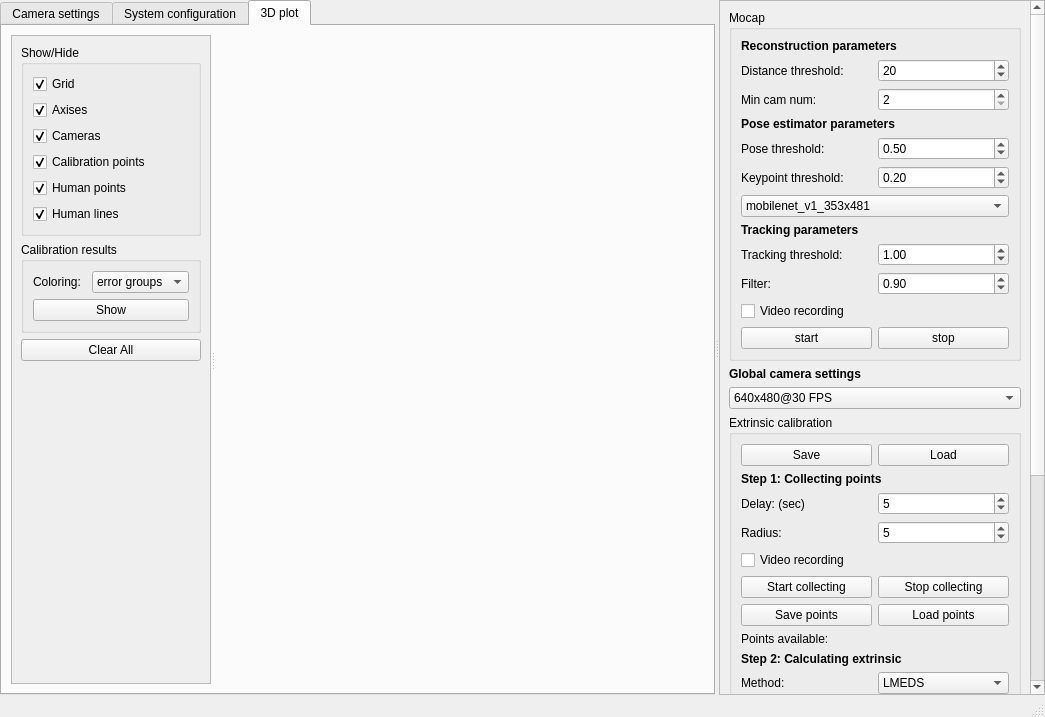
<?xml version="1.0" encoding="UTF-8"?>
<ui version="4.0">
 <class>MainWindow</class>
 <widget class="QMainWindow" name="MainWindow">
  <property name="geometry">
   <rect>
    <x>0</x>
    <y>0</y>
    <width>1045</width>
    <height>717</height>
   </rect>
  </property>
  <property name="windowTitle">
   <string>MainWindow</string>
  </property>
  <property name="documentMode">
   <bool>false</bool>
  </property>
  <property name="dockOptions">
   <set>QMainWindow::AllowNestedDocks|QMainWindow::AllowTabbedDocks|QMainWindow::AnimatedDocks</set>
  </property>
  <widget class="QWidget" name="centralwidget">
   <layout class="QGridLayout" name="gridLayout">
    <property name="leftMargin">
     <number>0</number>
    </property>
    <property name="topMargin">
     <number>0</number>
    </property>
    <property name="rightMargin">
     <number>0</number>
    </property>
    <property name="bottomMargin">
     <number>0</number>
    </property>
    <property name="spacing">
     <number>6</number>
    </property>
    <item row="0" column="0">
     <widget class="QSplitter" name="splitter_2">
      <property name="orientation">
       <enum>Qt::Horizontal</enum>
      </property>
      <widget class="QTabWidget" name="tab_widget">
       <property name="tabPosition">
        <enum>QTabWidget::North</enum>
       </property>
       <property name="tabShape">
        <enum>QTabWidget::Rounded</enum>
       </property>
       <property name="currentIndex">
        <number>2</number>
       </property>
       <property name="elideMode">
        <enum>Qt::ElideNone</enum>
       </property>
       <property name="documentMode">
        <bool>false</bool>
       </property>
       <property name="tabsClosable">
        <bool>false</bool>
       </property>
       <property name="movable">
        <bool>true</bool>
       </property>
       <property name="tabBarAutoHide">
        <bool>false</bool>
       </property>
       <widget class="QWidget" name="tab_cam">
        <attribute name="title">
         <string>Camera settings</string>
        </attribute>
        <layout class="QGridLayout" name="gridLayout_2">
         <item row="0" column="0">
          <widget class="QSplitter" name="splitter">
           <property name="orientation">
            <enum>Qt::Horizontal</enum>
           </property>
           <widget class="QScrollArea" name="scrollArea_2">
            <property name="minimumSize">
             <size>
              <width>0</width>
              <height>0</height>
             </size>
            </property>
            <property name="maximumSize">
             <size>
              <width>300</width>
              <height>16777215</height>
             </size>
            </property>
            <property name="widgetResizable">
             <bool>true</bool>
            </property>
            <widget class="QWidget" name="scrollAreaWidgetContents_5">
             <property name="geometry">
              <rect>
               <x>0</x>
               <y>0</y>
               <width>285</width>
               <height>705</height>
              </rect>
             </property>
             <layout class="QGridLayout" name="gridLayout_9">
              <item row="3" column="0">
               <widget class="QGroupBox" name="groupBox_2">
                <property name="title">
                 <string>Intrinsic calibration</string>
                </property>
                <layout class="QGridLayout" name="gridLayout_4">
                 <item row="3" column="0">
                  <widget class="QLabel" name="label_5">
                   <property name="text">
                    <string>Grid width:</string>
                   </property>
                  </widget>
                 </item>
                 <item row="3" column="1">
                  <widget class="QSpinBox" name="sb_grid_width">
                   <property name="minimum">
                    <number>3</number>
                   </property>
                   <property name="maximum">
                    <number>20</number>
                   </property>
                   <property name="value">
                    <number>6</number>
                   </property>
                  </widget>
                 </item>
                 <item row="5" column="0" colspan="2">
                  <widget class="QPushButton" name="pb_calib_intrinsic">
                   <property name="text">
                    <string>Calibrate intrinsic parameters</string>
                   </property>
                  </widget>
                 </item>
                 <item row="1" column="1">
                  <widget class="QSpinBox" name="sb_delay_intrinsic">
                   <property name="value">
                    <number>5</number>
                   </property>
                  </widget>
                 </item>
                 <item row="2" column="0">
                  <widget class="QLabel" name="label_4">
                   <property name="text">
                    <string>Number of pics:</string>
                   </property>
                  </widget>
                 </item>
                 <item row="2" column="1">
                  <widget class="QSpinBox" name="sb_num_of_pics">
                   <property name="minimum">
                    <number>10</number>
                   </property>
                   <property name="value">
                    <number>30</number>
                   </property>
                  </widget>
                 </item>
                 <item row="1" column="0">
                  <widget class="QLabel" name="label_3">
                   <property name="text">
                    <string>Delay: (sec)</string>
                   </property>
                  </widget>
                 </item>
                 <item row="4" column="0">
                  <widget class="QLabel" name="label_6">
                   <property name="text">
                    <string>Grid height:</string>
                   </property>
                  </widget>
                 </item>
                 <item row="4" column="1">
                  <widget class="QSpinBox" name="sb_grid_height">
                   <property name="minimum">
                    <number>3</number>
                   </property>
                   <property name="maximum">
                    <number>20</number>
                   </property>
                   <property name="value">
                    <number>9</number>
                   </property>
                  </widget>
                 </item>
                 <item row="0" column="0" colspan="2">
                  <layout class="QHBoxLayout" name="horizontalLayout">
                   <item>
                    <widget class="QPushButton" name="pb_save_intrinsic">
                     <property name="text">
                      <string>Save</string>
                     </property>
                    </widget>
                   </item>
                   <item>
                    <widget class="QPushButton" name="pb_load_intrinsic">
                     <property name="text">
                      <string>Load</string>
                     </property>
                    </widget>
                   </item>
                  </layout>
                 </item>
                </layout>
               </widget>
              </item>
              <item row="1" column="0">
               <widget class="QComboBox" name="combo_box_camera"/>
              </item>
              <item row="4" column="0">
               <widget class="QGroupBox" name="groupBox_3">
                <property name="title">
                 <string>Camera parameters</string>
                </property>
                <layout class="QVBoxLayout" name="verticalLayout">
                 <item>
                  <widget class="QLabel" name="label_23">
                   <property name="text">
                    <string>&lt;html&gt;&lt;head/&gt;&lt;body&gt;&lt;p&gt;&lt;span style=&quot; font-weight:600;&quot;&gt;Intrinsic parameters&lt;/span&gt;&lt;/p&gt;&lt;/body&gt;&lt;/html&gt;</string>
                   </property>
                  </widget>
                 </item>
                 <item>
                  <widget class="QLabel" name="label_7">
                   <property name="text">
                    <string>Camera matrix:</string>
                   </property>
                  </widget>
                 </item>
                 <item>
                  <widget class="QLabel" name="label_camera_matrix">
                   <property name="lineWidth">
                    <number>1</number>
                   </property>
                   <property name="text">
                    <string>- - -</string>
                   </property>
                   <property name="textFormat">
                    <enum>Qt::RichText</enum>
                   </property>
                  </widget>
                 </item>
                 <item>
                  <widget class="QLabel" name="label_9">
                   <property name="text">
                    <string>Distorition:</string>
                   </property>
                  </widget>
                 </item>
                 <item>
                  <widget class="QLabel" name="label_dist_coeffs">
                   <property name="text">
                    <string>- - -</string>
                   </property>
                  </widget>
                 </item>
                 <item>
                  <layout class="QHBoxLayout" name="horizontalLayout_3">
                   <item>
                    <widget class="QLabel" name="label_11">
                     <property name="text">
                      <string>Error intrinsic:</string>
                     </property>
                    </widget>
                   </item>
                   <item>
                    <widget class="QLabel" name="label_error_intrinsic">
                     <property name="text">
                      <string>-</string>
                     </property>
                    </widget>
                   </item>
                  </layout>
                 </item>
                 <item>
                  <widget class="QLabel" name="label_8">
                   <property name="text">
                    <string>New camera matrix:</string>
                   </property>
                  </widget>
                 </item>
                 <item>
                  <widget class="QLabel" name="label_new_matrix">
                   <property name="text">
                    <string>- - -</string>
                   </property>
                  </widget>
                 </item>
                 <item>
                  <widget class="QLabel" name="label_25">
                   <property name="text">
                    <string>&lt;html&gt;&lt;head/&gt;&lt;body&gt;&lt;p&gt;&lt;span style=&quot; font-weight:600;&quot;&gt;Extrinsic parameters&lt;/span&gt;&lt;/p&gt;&lt;/body&gt;&lt;/html&gt;</string>
                   </property>
                  </widget>
                 </item>
                 <item>
                  <widget class="QLabel" name="label_22">
                   <property name="text">
                    <string>Rotation matrix:</string>
                   </property>
                  </widget>
                 </item>
                 <item>
                  <widget class="QLabel" name="label_rotation_matrix">
                   <property name="text">
                    <string>- - -</string>
                   </property>
                  </widget>
                 </item>
                 <item>
                  <widget class="QLabel" name="label_24">
                   <property name="text">
                    <string>Translation vector:</string>
                   </property>
                  </widget>
                 </item>
                 <item>
                  <widget class="QLabel" name="label_translation_vect">
                   <property name="text">
                    <string>- - -</string>
                   </property>
                  </widget>
                 </item>
                 <item>
                  <layout class="QHBoxLayout" name="horizontalLayout_2">
                   <item>
                    <widget class="QLabel" name="label_28">
                     <property name="text">
                      <string>Error extrinsic:</string>
                     </property>
                    </widget>
                   </item>
                   <item>
                    <widget class="QLabel" name="label_error_extrinsic">
                     <property name="text">
                      <string>-</string>
                     </property>
                    </widget>
                   </item>
                  </layout>
                 </item>
                </layout>
               </widget>
              </item>
              <item row="0" column="0">
               <widget class="QLabel" name="label_2">
                <property name="text">
                 <string>Choose camera:</string>
                </property>
               </widget>
              </item>
              <item row="2" column="0">
               <widget class="QPushButton" name="push_button_qv4l2">
                <property name="text">
                 <string>configure camera with qv4l2</string>
                </property>
               </widget>
              </item>
              <item row="5" column="0">
               <spacer name="verticalSpacer">
                <property name="orientation">
                 <enum>Qt::Vertical</enum>
                </property>
                <property name="sizeHint" stdset="0">
                 <size>
                  <width>20</width>
                  <height>40</height>
                 </size>
                </property>
               </spacer>
              </item>
             </layout>
            </widget>
           </widget>
           <widget class="PlotWidget" name="graphics_view_cam"/>
          </widget>
         </item>
        </layout>
       </widget>
       <widget class="QWidget" name="tab_sys">
        <attribute name="title">
         <string>System configuration</string>
        </attribute>
        <layout class="QGridLayout" name="gridLayout_3">
         <item row="0" column="0">
          <widget class="PlotWidget" name="graphics_view_sys_1"/>
         </item>
         <item row="0" column="1">
          <widget class="PlotWidget" name="graphics_view_sys_2"/>
         </item>
         <item row="1" column="0">
          <widget class="PlotWidget" name="graphics_view_sys_3"/>
         </item>
         <item row="1" column="1">
          <widget class="PlotWidget" name="graphics_view_sys_4"/>
         </item>
        </layout>
       </widget>
       <widget class="QWidget" name="tab_plot">
        <attribute name="title">
         <string>3D plot</string>
        </attribute>
        <layout class="QGridLayout" name="gridLayout_5">
         <item row="0" column="0">
          <widget class="QSplitter" name="splitter_3">
           <property name="orientation">
            <enum>Qt::Horizontal</enum>
           </property>
           <widget class="QScrollArea" name="scrollArea_3">
            <property name="maximumSize">
             <size>
              <width>200</width>
              <height>16777215</height>
             </size>
            </property>
            <property name="widgetResizable">
             <bool>true</bool>
            </property>
            <widget class="QWidget" name="scrollAreaWidgetContents">
             <property name="geometry">
              <rect>
               <x>0</x>
               <y>0</y>
               <width>228</width>
               <height>604</height>
              </rect>
             </property>
             <layout class="QGridLayout" name="gridLayout_6">
              <item row="0" column="0" colspan="2">
               <widget class="QGroupBox" name="groupBox">
                <property name="title">
                 <string>Show/Hide</string>
                </property>
                <layout class="QGridLayout" name="gridLayout_10">
                 <item row="5" column="0">
                  <widget class="QCheckBox" name="checkBox_5">
                   <property name="text">
                    <string>Human lines</string>
                   </property>
                   <property name="checked">
                    <bool>true</bool>
                   </property>
                  </widget>
                 </item>
                 <item row="1" column="0">
                  <widget class="QCheckBox" name="checkBox_2">
                   <property name="text">
                    <string>Axises</string>
                   </property>
                   <property name="checked">
                    <bool>true</bool>
                   </property>
                  </widget>
                 </item>
                 <item row="0" column="0">
                  <widget class="QCheckBox" name="checkBox">
                   <property name="text">
                    <string>Grid</string>
                   </property>
                   <property name="checked">
                    <bool>true</bool>
                   </property>
                  </widget>
                 </item>
                 <item row="2" column="0">
                  <widget class="QCheckBox" name="checkBox_3">
                   <property name="text">
                    <string>Cameras</string>
                   </property>
                   <property name="checked">
                    <bool>true</bool>
                   </property>
                  </widget>
                 </item>
                 <item row="4" column="0">
                  <widget class="QCheckBox" name="checkBox_4">
                   <property name="text">
                    <string>Human points</string>
                   </property>
                   <property name="checked">
                    <bool>true</bool>
                   </property>
                  </widget>
                 </item>
                 <item row="3" column="0">
                  <widget class="QCheckBox" name="checkBox_6">
                   <property name="text">
                    <string>Calibration points</string>
                   </property>
                   <property name="checked">
                    <bool>true</bool>
                   </property>
                  </widget>
                 </item>
                </layout>
               </widget>
              </item>
              <item row="3" column="0" colspan="2">
               <spacer name="verticalSpacer_3">
                <property name="orientation">
                 <enum>Qt::Vertical</enum>
                </property>
                <property name="sizeHint" stdset="0">
                 <size>
                  <width>20</width>
                  <height>40</height>
                 </size>
                </property>
               </spacer>
              </item>
              <item row="2" column="0" colspan="2">
               <widget class="QPushButton" name="pb_clear_all">
                <property name="text">
                 <string>Clear All</string>
                </property>
               </widget>
              </item>
              <item row="1" column="0" colspan="2">
               <widget class="QGroupBox" name="groupBox_6">
                <property name="title">
                 <string>Calibration results</string>
                </property>
                <layout class="QGridLayout" name="gridLayout_12">
                 <item row="0" column="1">
                  <widget class="QComboBox" name="combo_box_color">
                   <item>
                    <property name="text">
                     <string>error groups</string>
                    </property>
                   </item>
                   <item>
                    <property name="text">
                     <string>time</string>
                    </property>
                   </item>
                   <item>
                    <property name="text">
                     <string>avg error</string>
                    </property>
                   </item>
                   <item>
                    <property name="text">
                     <string>empty</string>
                    </property>
                   </item>
                  </widget>
                 </item>
                 <item row="0" column="0">
                  <widget class="QLabel" name="label_27">
                   <property name="text">
                    <string>Coloring:</string>
                   </property>
                  </widget>
                 </item>
                 <item row="1" column="0" colspan="2">
                  <widget class="QPushButton" name="pb_show_results">
                   <property name="text">
                    <string>Show</string>
                   </property>
                  </widget>
                 </item>
                </layout>
               </widget>
              </item>
             </layout>
            </widget>
           </widget>
           <widget class="QWidget" name="gridLayoutWidget">
            <layout class="QGridLayout" name="grid_layout_plot3d"/>
           </widget>
          </widget>
         </item>
        </layout>
       </widget>
      </widget>
      <widget class="QScrollArea" name="scrollArea">
       <property name="maximumSize">
        <size>
         <width>400</width>
         <height>16777215</height>
        </size>
       </property>
       <property name="widgetResizable">
        <bool>true</bool>
       </property>
       <widget class="QWidget" name="scrollAreaWidgetContents_4">
        <property name="geometry">
         <rect>
          <x>0</x>
          <y>0</y>
          <width>363</width>
          <height>1135</height>
         </rect>
        </property>
        <layout class="QGridLayout" name="gridLayout_8">
         <item row="4" column="0">
          <spacer name="verticalSpacer_2">
           <property name="orientation">
            <enum>Qt::Vertical</enum>
           </property>
           <property name="sizeHint" stdset="0">
            <size>
             <width>20</width>
             <height>40</height>
            </size>
           </property>
          </spacer>
         </item>
         <item row="3" column="0">
          <widget class="QGroupBox" name="groupBox_4">
           <property name="title">
            <string>Extrinsic calibration</string>
           </property>
           <layout class="QGridLayout" name="gridLayout_7">
            <item row="2" column="0">
             <widget class="QLabel" name="label_15">
              <property name="text">
               <string>Delay: (sec)</string>
              </property>
             </widget>
            </item>
            <item row="7" column="1">
             <widget class="QLabel" name="lb_point_indicator">
              <property name="text">
               <string/>
              </property>
             </widget>
            </item>
            <item row="3" column="0">
             <widget class="QLabel" name="label_13">
              <property name="text">
               <string>Radius:</string>
              </property>
             </widget>
            </item>
            <item row="16" column="0" colspan="2">
             <widget class="QLabel" name="label_10">
              <property name="text">
               <string>&lt;html&gt;&lt;head/&gt;&lt;body&gt;&lt;p&gt;&lt;span style=&quot; font-weight:600;&quot;&gt;Step 4: Rotate to ground&lt;/span&gt;&lt;/p&gt;&lt;/body&gt;&lt;/html&gt;</string>
              </property>
             </widget>
            </item>
            <item row="22" column="0">
             <widget class="QLabel" name="label_19">
              <property name="text">
               <string>First cam height: (m)</string>
              </property>
             </widget>
            </item>
            <item row="20" column="0" colspan="2">
             <widget class="QPushButton" name="pb_rotate">
              <property name="text">
               <string>Rotate</string>
              </property>
             </widget>
            </item>
            <item row="14" column="0" colspan="2">
             <widget class="QLabel" name="label_17">
              <property name="text">
               <string>&lt;html&gt;&lt;head/&gt;&lt;body&gt;&lt;p&gt;&lt;span style=&quot; font-weight:600;&quot;&gt;Step 3: Bundle adjustment&lt;/span&gt;&lt;/p&gt;&lt;/body&gt;&lt;/html&gt;</string>
              </property>
             </widget>
            </item>
            <item row="12" column="0">
             <widget class="QLabel" name="label_21">
              <property name="text">
               <string>Threshold:</string>
              </property>
             </widget>
            </item>
            <item row="8" column="0" colspan="2">
             <widget class="QLabel" name="label_16">
              <property name="text">
               <string>&lt;html&gt;&lt;head/&gt;&lt;body&gt;&lt;p&gt;&lt;span style=&quot; font-weight:600;&quot;&gt;Step 2: Calculating extrinsic&lt;/span&gt;&lt;/p&gt;&lt;/body&gt;&lt;/html&gt;</string>
              </property>
             </widget>
            </item>
            <item row="5" column="0">
             <widget class="QPushButton" name="pb_start_extrinsic">
              <property name="text">
               <string>Start collecting</string>
              </property>
             </widget>
            </item>
            <item row="2" column="1">
             <widget class="QSpinBox" name="sb_delay_extrinsic">
              <property name="value">
               <number>5</number>
              </property>
             </widget>
            </item>
            <item row="13" column="0" colspan="2">
             <widget class="QPushButton" name="pb_calib_extrinsic">
              <property name="text">
               <string>Calibrate extrinsic parameters</string>
              </property>
             </widget>
            </item>
            <item row="5" column="1">
             <widget class="QPushButton" name="pb_stop_extrinsic">
              <property name="text">
               <string>Stop collecting</string>
              </property>
             </widget>
            </item>
            <item row="10" column="1">
             <widget class="QComboBox" name="combo_box_method">
              <item>
               <property name="text">
                <string>LMEDS</string>
               </property>
              </item>
              <item>
               <property name="text">
                <string>RANSAC</string>
               </property>
              </item>
             </widget>
            </item>
            <item row="3" column="1">
             <widget class="QSpinBox" name="sb_light_radius">
              <property name="minimum">
               <number>1</number>
              </property>
              <property name="maximum">
               <number>99</number>
              </property>
              <property name="singleStep">
               <number>2</number>
              </property>
              <property name="value">
               <number>5</number>
              </property>
              <property name="displayIntegerBase">
               <number>10</number>
              </property>
             </widget>
            </item>
            <item row="4" column="0" colspan="2">
             <widget class="QCheckBox" name="cb_video_recording">
              <property name="text">
               <string>Video recording</string>
              </property>
             </widget>
            </item>
            <item row="1" column="0" colspan="2">
             <widget class="QLabel" name="label_14">
              <property name="text">
               <string>&lt;html&gt;&lt;head/&gt;&lt;body&gt;&lt;p&gt;&lt;span style=&quot; font-weight:600;&quot;&gt;Step 1: Collecting points&lt;/span&gt;&lt;/p&gt;&lt;/body&gt;&lt;/html&gt;</string>
              </property>
             </widget>
            </item>
            <item row="6" column="0">
             <widget class="QPushButton" name="pb_save_points">
              <property name="text">
               <string>Save points</string>
              </property>
             </widget>
            </item>
            <item row="6" column="1">
             <widget class="QPushButton" name="pb_load_points">
              <property name="text">
               <string>Load points</string>
              </property>
             </widget>
            </item>
            <item row="10" column="0">
             <widget class="QLabel" name="label_20">
              <property name="text">
               <string>Method:</string>
              </property>
             </widget>
            </item>
            <item row="22" column="1">
             <widget class="QDoubleSpinBox" name="dsb_first_height">
              <property name="singleStep">
               <double>0.010000000000000</double>
              </property>
              <property name="value">
               <double>1.000000000000000</double>
              </property>
             </widget>
            </item>
            <item row="12" column="1">
             <widget class="QDoubleSpinBox" name="dsp_threshold">
              <property name="decimals">
               <number>4</number>
              </property>
              <property name="minimum">
               <double>0.000100000000000</double>
              </property>
              <property name="maximum">
               <double>3.000000000000000</double>
              </property>
              <property name="singleStep">
               <double>0.000100000000000</double>
              </property>
              <property name="value">
               <double>0.010000000000000</double>
              </property>
             </widget>
            </item>
            <item row="15" column="0" colspan="2">
             <widget class="QPushButton" name="pb_bundle_adjustment">
              <property name="text">
               <string>Calculate bundle adjustment</string>
              </property>
             </widget>
            </item>
            <item row="21" column="0" colspan="2">
             <widget class="QLabel" name="label_18">
              <property name="text">
               <string>&lt;html&gt;&lt;head/&gt;&lt;body&gt;&lt;p&gt;&lt;span style=&quot; font-weight:600;&quot;&gt;Step 5: Scale&lt;/span&gt;&lt;/p&gt;&lt;/body&gt;&lt;/html&gt;</string>
              </property>
             </widget>
            </item>
            <item row="23" column="0" colspan="2">
             <widget class="QPushButton" name="pb_scale">
              <property name="text">
               <string>Scale</string>
              </property>
             </widget>
            </item>
            <item row="7" column="0">
             <widget class="QLabel" name="label_26">
              <property name="text">
               <string>Points available:</string>
              </property>
             </widget>
            </item>
            <item row="0" column="0">
             <widget class="QPushButton" name="pb_save_extrinsic">
              <property name="text">
               <string>Save</string>
              </property>
             </widget>
            </item>
            <item row="0" column="1">
             <widget class="QPushButton" name="pb_load_extrinsic">
              <property name="text">
               <string>Load</string>
              </property>
             </widget>
            </item>
            <item row="11" column="0">
             <widget class="QLabel" name="label_12">
              <property name="text">
               <string>Prob:</string>
              </property>
             </widget>
            </item>
            <item row="11" column="1">
             <widget class="QDoubleSpinBox" name="dsp_prob">
              <property name="decimals">
               <number>3</number>
              </property>
              <property name="maximum">
               <double>0.999000000000000</double>
              </property>
              <property name="singleStep">
               <double>0.001000000000000</double>
              </property>
              <property name="value">
               <double>0.999000000000000</double>
              </property>
             </widget>
            </item>
            <item row="17" column="0">
             <widget class="QPushButton" name="pb_start_ground">
              <property name="text">
               <string>Start collecting</string>
              </property>
             </widget>
            </item>
            <item row="17" column="1">
             <widget class="QPushButton" name="pb_stop_ground">
              <property name="text">
               <string>Stop collecting</string>
              </property>
             </widget>
            </item>
           </layout>
          </widget>
         </item>
         <item row="2" column="0">
          <widget class="QComboBox" name="combo_box_video">
           <property name="minimumSize">
            <size>
             <width>0</width>
             <height>0</height>
            </size>
           </property>
           <property name="currentIndex">
            <number>0</number>
           </property>
           <item>
            <property name="text">
             <string>640x480@30 FPS</string>
            </property>
           </item>
           <item>
            <property name="text">
             <string>640x480@60 FPS</string>
            </property>
           </item>
           <item>
            <property name="text">
             <string>320x240@30 FPS</string>
            </property>
           </item>
           <item>
            <property name="text">
             <string>320x240@60 FPS</string>
            </property>
           </item>
           <item>
            <property name="text">
             <string>320x240@120 FPS</string>
            </property>
           </item>
          </widget>
         </item>
         <item row="1" column="0">
          <widget class="QLabel" name="label">
           <property name="text">
            <string>&lt;html&gt;&lt;head/&gt;&lt;body&gt;&lt;p&gt;&lt;span style=&quot; font-weight:600;&quot;&gt;Global camera settings&lt;/span&gt;&lt;/p&gt;&lt;/body&gt;&lt;/html&gt;</string>
           </property>
          </widget>
         </item>
         <item row="0" column="0">
          <widget class="QGroupBox" name="groupBox_5">
           <property name="title">
            <string>Mocap</string>
           </property>
           <layout class="QGridLayout" name="gridLayout_11">
            <item row="0" column="0" colspan="2">
             <widget class="QLabel" name="label_35">
              <property name="text">
               <string>&lt;html&gt;&lt;head/&gt;&lt;body&gt;&lt;p&gt;&lt;span style=&quot; font-weight:600;&quot;&gt;Reconstruction parameters&lt;/span&gt;&lt;/p&gt;&lt;/body&gt;&lt;/html&gt;</string>
              </property>
             </widget>
            </item>
            <item row="9" column="1">
             <widget class="QDoubleSpinBox" name="dsb_filter">
              <property name="maximum">
               <double>1.000000000000000</double>
              </property>
              <property name="singleStep">
               <double>0.010000000000000</double>
              </property>
              <property name="value">
               <double>0.900000000000000</double>
              </property>
             </widget>
            </item>
            <item row="3" column="0" colspan="2">
             <widget class="QLabel" name="label_36">
              <property name="text">
               <string>&lt;html&gt;&lt;head/&gt;&lt;body&gt;&lt;p&gt;&lt;span style=&quot; font-weight:600;&quot;&gt;Pose estimator parameters&lt;/span&gt;&lt;/p&gt;&lt;/body&gt;&lt;/html&gt;</string>
              </property>
             </widget>
            </item>
            <item row="1" column="0">
             <widget class="QLabel" name="label_29">
              <property name="text">
               <string>Distance threshold:</string>
              </property>
             </widget>
            </item>
            <item row="12" column="0">
             <widget class="QPushButton" name="pb_start_mocap">
              <property name="text">
               <string>start</string>
              </property>
             </widget>
            </item>
            <item row="8" column="0">
             <widget class="QLabel" name="label_32">
              <property name="text">
               <string>Tracking threshold:</string>
              </property>
             </widget>
            </item>
            <item row="12" column="1">
             <widget class="QPushButton" name="pb_stop_mocap">
              <property name="text">
               <string>stop</string>
              </property>
             </widget>
            </item>
            <item row="1" column="1">
             <widget class="QSpinBox" name="sb_dist_threshold">
              <property name="minimum">
               <number>1</number>
              </property>
              <property name="maximum">
               <number>100</number>
              </property>
              <property name="value">
               <number>20</number>
              </property>
             </widget>
            </item>
            <item row="4" column="0">
             <widget class="QLabel" name="label_30">
              <property name="text">
               <string>Pose threshold:</string>
              </property>
             </widget>
            </item>
            <item row="4" column="1">
             <widget class="QDoubleSpinBox" name="dsb_pose_threshold">
              <property name="maximum">
               <double>1.000000000000000</double>
              </property>
              <property name="singleStep">
               <double>0.010000000000000</double>
              </property>
              <property name="value">
               <double>0.500000000000000</double>
              </property>
             </widget>
            </item>
            <item row="5" column="0">
             <widget class="QLabel" name="label_31">
              <property name="text">
               <string>Keypoint threshold:</string>
              </property>
             </widget>
            </item>
            <item row="5" column="1">
             <widget class="QDoubleSpinBox" name="dsb_keypoint_threshold">
              <property name="maximum">
               <double>1.000000000000000</double>
              </property>
              <property name="singleStep">
               <double>0.010000000000000</double>
              </property>
              <property name="value">
               <double>0.200000000000000</double>
              </property>
             </widget>
            </item>
            <item row="9" column="0">
             <widget class="QLabel" name="label_33">
              <property name="text">
               <string>Filter:</string>
              </property>
             </widget>
            </item>
            <item row="8" column="1">
             <widget class="QDoubleSpinBox" name="dsb_tracking_threshold">
              <property name="maximum">
               <double>10.000000000000000</double>
              </property>
              <property name="singleStep">
               <double>0.100000000000000</double>
              </property>
              <property name="value">
               <double>1.000000000000000</double>
              </property>
             </widget>
            </item>
            <item row="2" column="1">
             <widget class="QSpinBox" name="sb_min_cam">
              <property name="minimum">
               <number>2</number>
              </property>
              <property name="maximum">
               <number>4</number>
              </property>
              <property name="value">
               <number>2</number>
              </property>
             </widget>
            </item>
            <item row="7" column="0" colspan="2">
             <widget class="QLabel" name="label_37">
              <property name="text">
               <string>&lt;html&gt;&lt;head/&gt;&lt;body&gt;&lt;p&gt;&lt;span style=&quot; font-weight:600;&quot;&gt;Tracking parameters&lt;/span&gt;&lt;/p&gt;&lt;/body&gt;&lt;/html&gt;</string>
              </property>
             </widget>
            </item>
            <item row="2" column="0">
             <widget class="QLabel" name="label_34">
              <property name="text">
               <string>Min cam num:</string>
              </property>
             </widget>
            </item>
            <item row="6" column="0" colspan="2">
             <widget class="QComboBox" name="combo_box_models">
              <item>
               <property name="text">
                <string>mobilenet_v1_353x481</string>
               </property>
              </item>
              <item>
               <property name="text">
                <string>mobilenet_v1_481x641</string>
               </property>
              </item>
              <item>
               <property name="text">
                <string>mobilenet_v1_721x1281</string>
               </property>
              </item>
             </widget>
            </item>
            <item row="10" column="0" colspan="2">
             <widget class="QCheckBox" name="cb_record_mocap">
              <property name="text">
               <string>Video recording</string>
              </property>
             </widget>
            </item>
           </layout>
          </widget>
         </item>
        </layout>
       </widget>
      </widget>
     </widget>
    </item>
   </layout>
  </widget>
  <widget class="QMenuBar" name="menubar">
   <property name="geometry">
    <rect>
     <x>0</x>
     <y>0</y>
     <width>1045</width>
     <height>25</height>
    </rect>
   </property>
  </widget>
  <widget class="QStatusBar" name="status_bar"/>
 </widget>
 <customwidgets>
  <customwidget>
   <class>PlotWidget</class>
   <extends>QGraphicsView</extends>
   <header>pyqtgraph</header>
  </customwidget>
 </customwidgets>
 <resources/>
 <connections/>
</ui>
